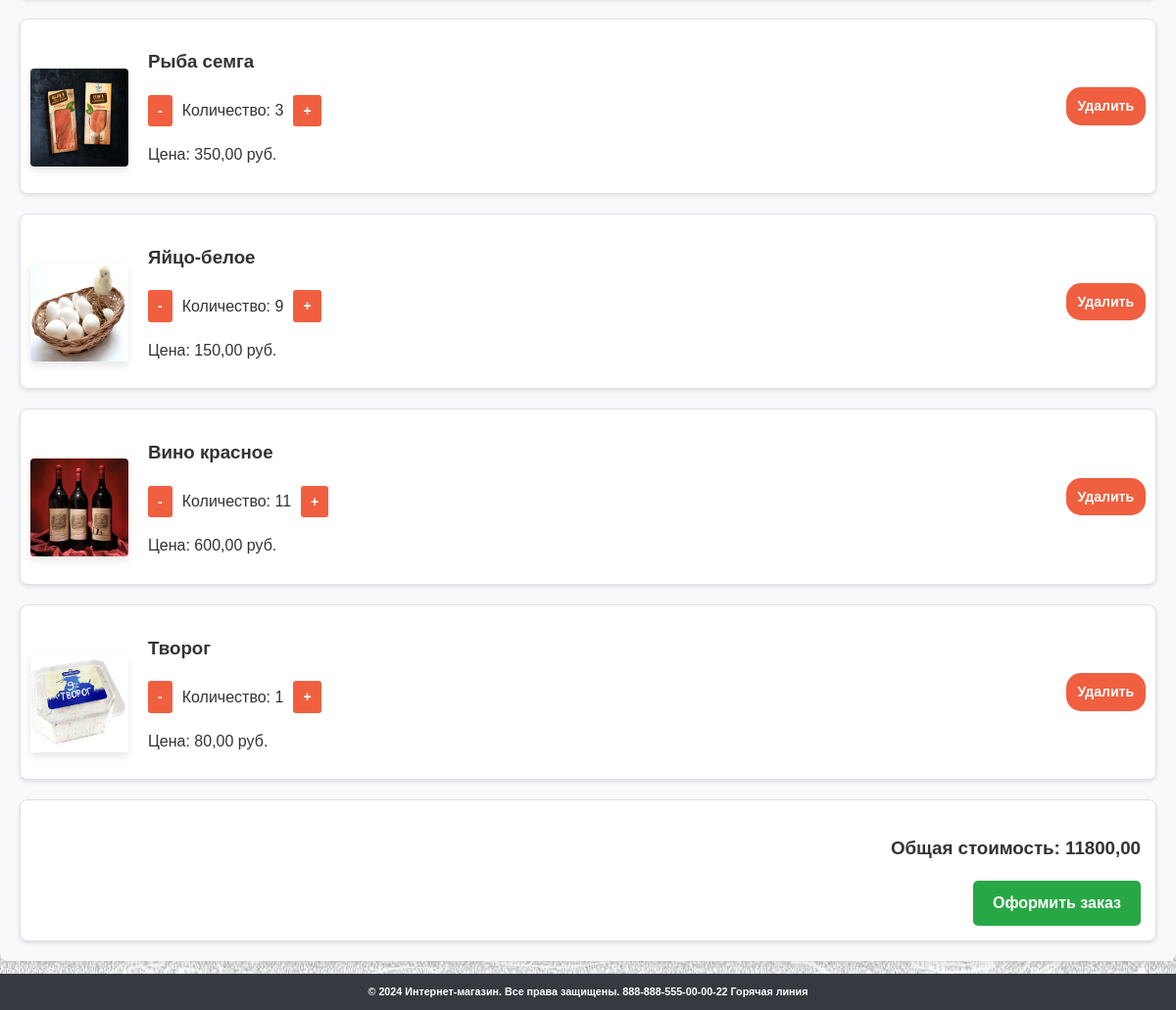
The app's page /orders/cart/ (signed in, lower part), older data.
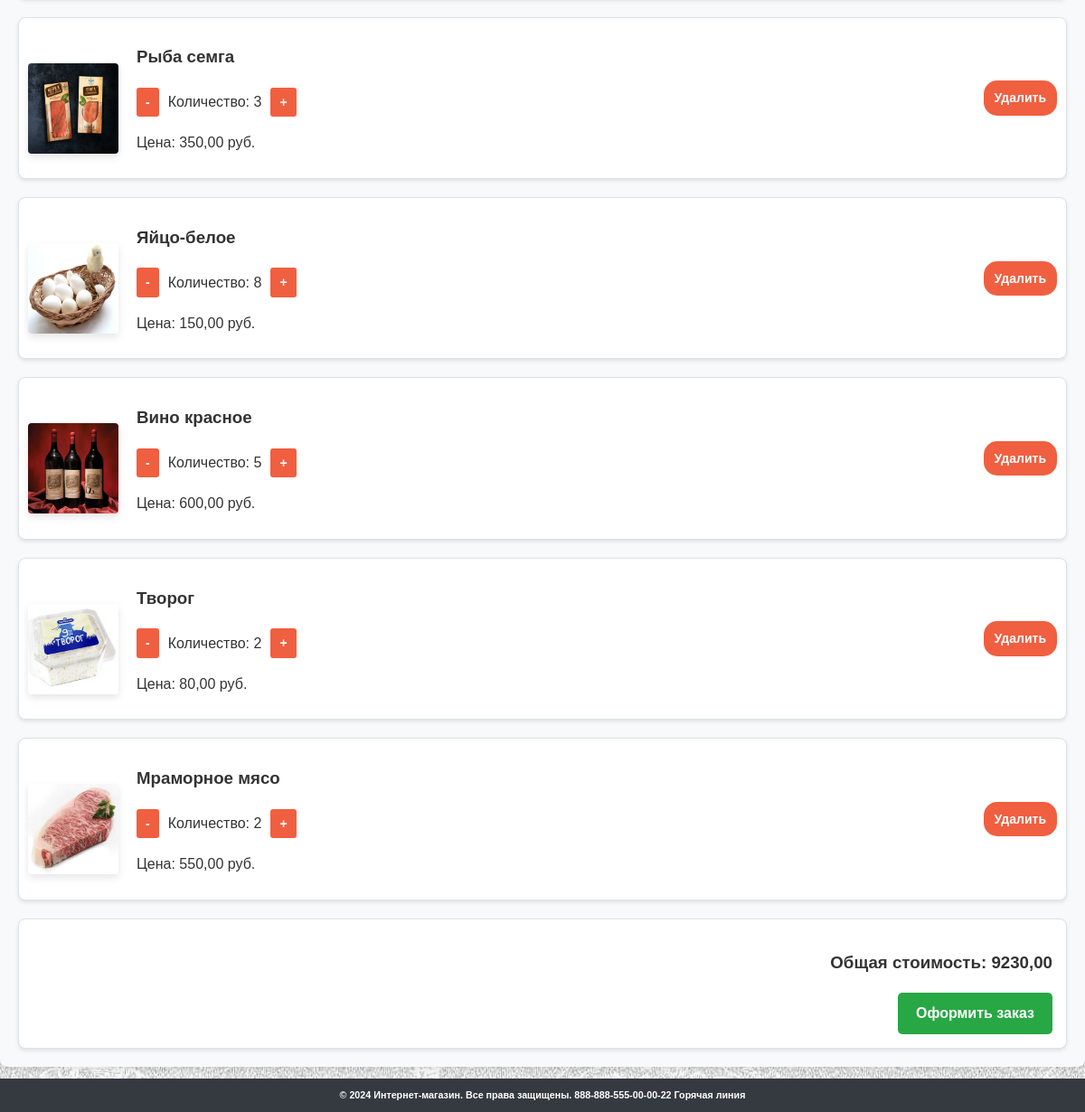
The same page, newer data.
### orders/models.py (models this page shows, shortened)
class CartItem(models.Model):
    cart = models.ForeignKey(Cart, related_name='items', on_delete=models.CASCADE)
    product = models.ForeignKey(Product, on_delete=models.CASCADE)
    quantity = models.PositiveIntegerField(default=1)

class Cart(models.Model):
    user = models.OneToOneField(settings.AUTH_USER_MODEL, on_delete=models.CASCADE)
    created = models.DateTimeField(auto_now_add=True)
    updated = models.DateTimeField(auto_now=True)

### products/models.py (models this page shows, shortened)
class Product(models.Model):
    category = models.ForeignKey(Category, related_name='products', on_delete=models.CASCADE)
    name = models.CharField(max_length=255)
    slug = models.SlugField(unique=True, blank=True)
    description = models.TextField()
    price = models.DecimalField(max_digits=10, decimal_places=2)
    stock = models.PositiveIntegerField()
    available = models.BooleanField(default=True)
    created = models.DateTimeField(auto_now_add=True)
    updated = models.DateTimeField(auto_now=True)

class ProductImage(models.Model):
    product = models.ForeignKey(Product, related_name='images', on_delete=models.CASCADE)
    image = models.ImageField(upload_to='products/')

### orders/views.py (the view)
# urls.py: path('cart/', views.cart, name='cart'),
@login_required
def cart(request):
    cart = Cart.objects.filter(user=request.user).first()
    total_cost = sum(item.product.price * item.quantity for item in cart.items.all()) if cart else 0
    return render(request, 'orders/cart.html', {'cart': cart, 'total_cost': total_cost})

### orders/templatetags/cart_tags.py (called while the page is built)
@register.filter
def cart_total(cart):
    return sum(item.product.price * item.quantity for item in cart.items.all())

### orders/templates/orders/cart.html (shortened to what this page needs)
{% extends "accounts/base.html" %}
{% load static %}
{% load cart_tags %}
{% block content %}
<div class="cart-container">
    {% if cart and cart.items.exists %}
        <div class="cart-items">
            {% for item in cart.items.all %}
                <div class="cart-item" id="cart-item-{{ item.id }}">
                    <div class="cart-item-image">
                        {% if item.product.images.first %}
                            <img src="{{ item.product.images.first.image.url }}" alt="{{ item.product.name }}">
                        {% else %}
                            <img src="{% static 'default-image.jpg' %}" alt="{{ item.product.name }}">
                        {% endif %}
                    </div>
                    <div class="cart-item-details">
                        <h3>{{ item.product.name }}</h3>
                        <div class="quantity-controls">
                            <a href="#" class="button small decrease-quantity" data-item-id="{{ item.id }}">-</a>
                            <span id="quantity-{{ item.id }}">Количество: {{ item.quantity }}</span>
                            <a href="#" class="button small increase-quantity" data-item-id="{{ item.id }}">+</a>
                        </div>
                        <p>Цена: {{ item.product.price }} руб.</p>
                    </div>
                    <a href="#" class="button remove-item" data-item-id="{{ item.id }}">Удалить</a>
                </div>
            {% endfor %}
        </div>
        <div class="cart-total">
            <h3>Общая стоимость: <span id="cart-total">{{ cart|cart_total }}</span></h3>
            <a href="{% url 'checkout' %}" class="button">Оформить заказ</a>
        </div>
    {% else %}
        <p class="text-center">Ваша корзина пуста</p>
    {% endif %}
</div>
{% endblock %}

### templates/accounts/base.html (shortened to what this page needs)
<!DOCTYPE html>
{% load static %}
<html lang="en">
<head>
    <link rel="stylesheet" type="text/css" href="{% static 'css/style.css' %}">
</head>
<body>
    <div class="container" style="background-image: url('{% static 'products/images/5.jpg' %}');">
        <main>
            {% block content %}
            {% endblock %}
        </main>
    </div>
    <footer>
        <h6 class="text-right">© 2024 Интернет-магазин. Все права защищены. 888-888-555-00-00-22 Горячая линия</h6>
    </footer>
</body>
</html>

### static/css/style.css (style rules this page uses)
body { font-family: Arial, sans-serif; margin: 0; padding: 0; display: flex; flex-direction: column; min-height: 100vh; line-height: 1.6; color: #333; background-color: #e9ecef; background-attachment: fixed; background-image: url('/static/products/images/5.jpg'); background-size: cover; background-position: center; }
.text-right { position: fixed; margin-bottom: auto; bottom: 0; left: 0; width: 100%; background-color: #343a40; color: #ffffff; text-align: center; padding: 10px 0; }
.button { display: inline-block; padding: 12px 24px; font-size: 18px; font-weight: bold; text-decoration: none; color: #fff; background-color: #f05f40; border-radius: 50px; border: 2px black; cursor: pointer; transition: background-color 0.3s ease; }
img { border-radius: 15px; box-shadow: 0 4px 8px rgba(0, 0, 0, 0.1); max-width: 100%; height: auto; margin-top: 30px; }
.cart-container { padding: 20px; background-color: #f8f9fa; border-radius: 8px; box-shadow: 0 4px 8px rgba(0, 0, 0, 0.1); max-width: 1200px; margin: 0 auto; margin-top: 40px; margin-bottom: 50px; }
.cart-item { display: flex; align-items: center; margin-bottom: 20px; padding: 10px; border: 1px solid #dee2e6; border-radius: 8px; background-color: #fff; box-shadow: 0 2px 4px rgba(0, 0, 0, 0.1); }
.cart-item-image img { width: 100px; height: 100px; object-fit: cover; border-radius: 4px; margin-right: 20px; }
.cart-item-details { flex-grow: 1; }
.quantity-controls { display: flex; align-items: center; gap: 10px; }
.quantity-controls .button { padding: 8px 12px; background-color: #f05f40; color: #fff; text-decoration: none; border-radius: 15px; font-weight: bold; font-size: 14px; display: inline-block; transition: background-color 0.3s, transform 0.2s; }
.button.remove-item { padding: 8px 12px; background-color: #f05f40; color: #fff; text-decoration: none; border-radius: 15px; font-weight: bold; font-size: 14px; display: inline-block; transition: background-color 0.3s, transform 0.2s; margin-left: auto; }
.cart-total { margin-top: 20px; padding: 15px; background-color: #fff; border: 1px solid #dee2e6; border-radius: 8px; box-shadow: 0 2px 4px rgba(0, 0, 0, 0.1); text-align: right; position: relative; padding-bottom: 60px; }
.cart-total .button { background-color: #28a745; color: #fff; padding: 10px 20px; border-radius: 5px; font-weight: bold; text-decoration: none; display: inline-block; transition: background-color 0.3s, transform 0.2s; position: absolute; bottom: 15px; right: 15px; }
.button { padding: 10px 20px; background-color: #4CAF50; color: white; border: none; border-radius: 5px; text-decoration: none; display: inline-block; text-align: center; cursor: pointer; font-size: 16px; transition: background-color 0.3s; }
.button.small { padding: 5px 10px; font-size: 14px; border-radius: 3px; }

Row changes from the older to the newer data that the page shows:
changed CartItem "Яйцо-белое": quantity "9" → "8"
changed CartItem "Вино красное": quantity "11" → "5"
changed CartItem "Творог": quantity "1" → "2"
added CartItem: product.images.first.image (picture), product.name "Мраморное мясо", quantity "2", product.price "550,00"
changed through a linked row, Cart: id.quantity "11800,00" → "9230,00"
